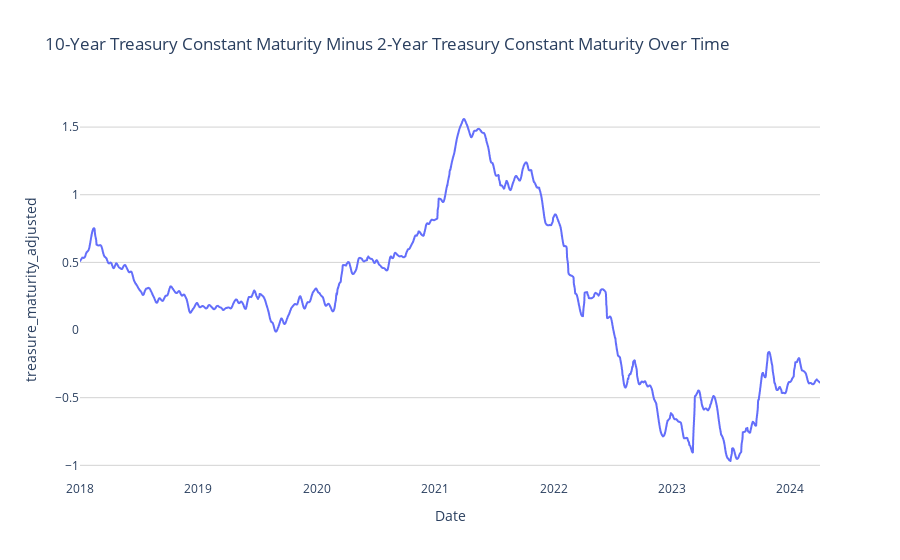

Here is the notebook cell this chart was saved with:
### Code cell
plot_time_series_plotly(treasure_df_adjusted, 'index', 'treasure_maturity_adjusted', '10-Year Treasury Constant Maturity Minus 2-Year Treasury Constant Maturity Over Time')

### Figure 1 — Plotly figure (JSON) as saved in the notebook; plotly's stock layout.template omitted (floating-point values rounded to 4 significant figures; data arrays with more than 128 entries replaced by an {"elided": "..."} marker saying what was removed)
{"data": [{"hovertemplate": "index=%{x}<br>treasure_maturity_adjusted=%{y}<extra></extra>", "legendgroup": "", "line": {"color": "#636efa", "dash": "solid"}, "marker": {"symbol": "circle"}, "mode": "lines", "name": "", "showlegend": false, "type": "scattergl", "x": {"elided": "2283 str values"}, "xaxis": "x", "y": {"elided": "2283 float values"}, "yaxis": "y"}], "layout": {"legend": {"tracegroupgap": 0}, "plot_bgcolor": "white", "title": {"text": "10-Year Treasury Constant Maturity Minus 2-Year Treasury Constant Maturity Over Time"}, "xaxis": {"anchor": "y", "domain": [0, 1], "showgrid": false, "title": {"text": "Date"}}, "yaxis": {"anchor": "x", "domain": [0, 1], "gridcolor": "lightgrey", "showgrid": true, "title": {"text": "treasure_maturity_adjusted"}}}}
